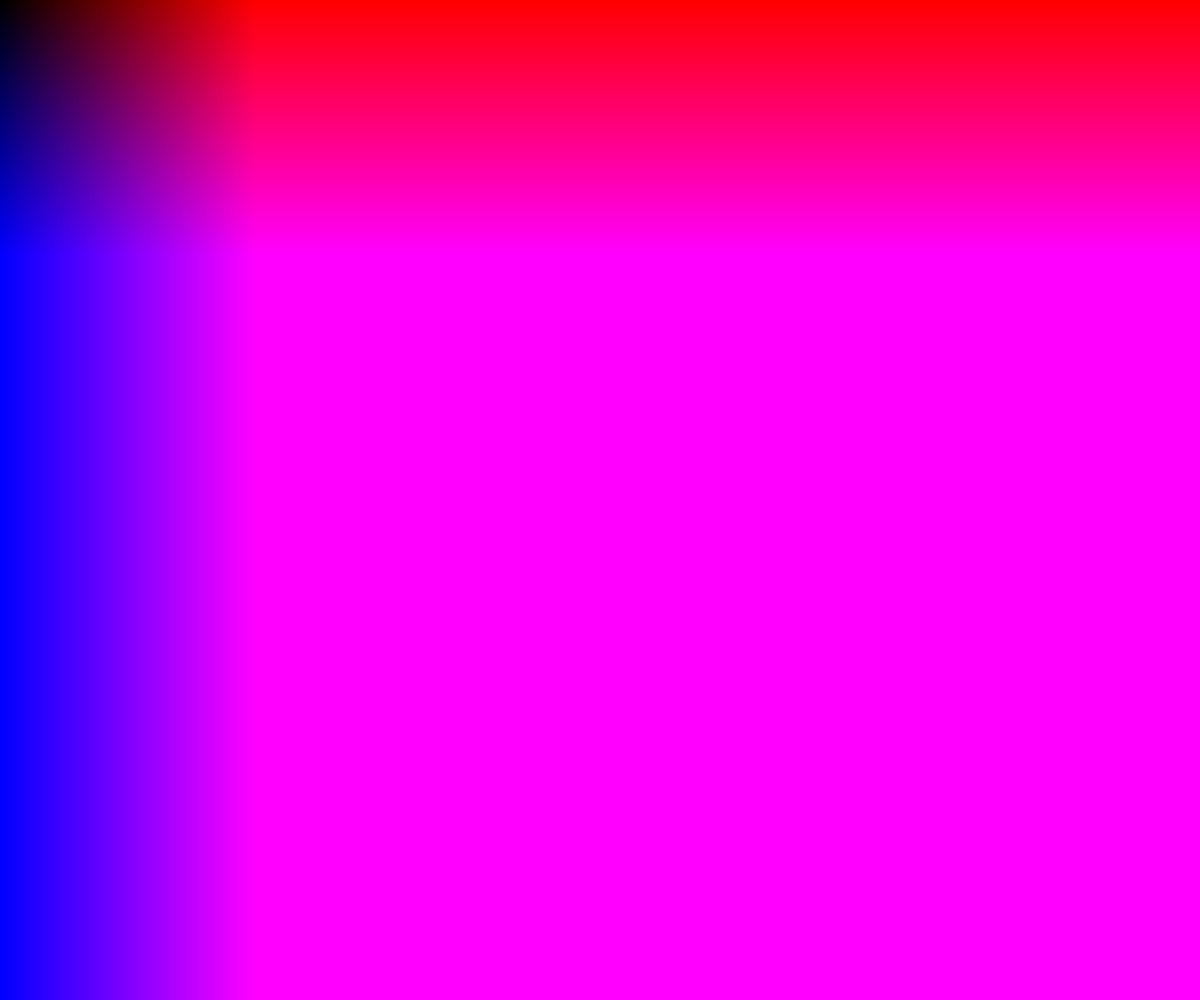
Frame 1 (no input)
Frame 60 (no input): identical to frame 1, image omitted
Frame 120 (the mouse pressed at the canvas centre since frame 60): identical to frame 1, image omitted

The p5.js sketch that drew this single still picture (run headless with seeded random() and noise() and a simulated clock; from frame 60 on, the mouse is pressed at the canvas centre):

// p5.js sketch
// ── sketch.js
// Pixel Array Demo
// Your Name
// Date
// ((x+y)*width)*4 = 
// Extra for Experts:
// - describe what you did to take this project "above and beyond"


function setup() {
  createCanvas(windowWidth, windowHeight);
  pixelDensity(1);
}

function draw() {
  background(220);
  loadPixels();

  for(let x = 0; x < width; x++){
    for(let y = 0; y<height; y++){
      let index = (x+y*width)*4;
      pixels[index+0] = x;//x,0, y makes gradient
      pixels[index+1] = 0;
      pixels[index+2] = y;
      pixels[index+3] = 255;
    
    }
  }
  updatePixels();
}
